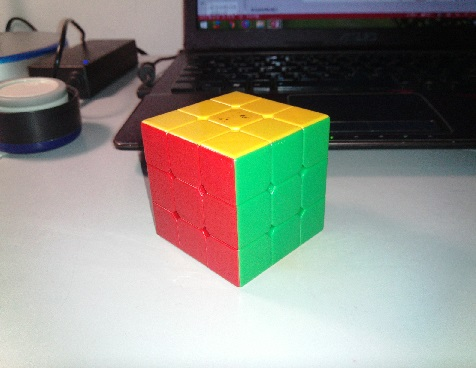
//> input picture opencv/calibration/cube.jpg, 476 x 368 px
$ ./calibration   (built with g++ and OpenCV 4)
//> lines starting //> are read from the running program, lines starting //| are printed output that depends on the picture; after the words box and inside, x2 and y2 are one past the last pixel; in counts of white or black regions, pixels touching at a corner belong together
#include <cv.h>
#include <highgui.h>
#include <stdio.h>
#include <iostream>

#define max(a,b)            (((a) > (b)) ? (a) : (b))
#define min(a,b)            (((a) < (b)) ? (a) : (b))

using namespace std;

bool calibration = 0;
int points_count=0;
float H = 3;
float p[7][2];
float M[4][5];
IplImage* src=0;
IplImage* dst=0;

//注意参数是有符号短整型，该函数的作用是使i限定为[a,b]区间内
int bound(short i,short a,short b)
{
    return min(max(i,min(a,b)),max(a,b));
}


void matrix_multi(float a[4][5], float b[5], float ans[4])
{
    ans[1] = 0;
    ans[2] = 0;
    ans[3] = 0;
    for (int i=1; i<=3; i++)
    {
        for (int j=1; j<=4; j++)
        {
            ans[i] += a[i][j]*b[j];
        }
    }
}

void camera_calibration()
{
    M[3][4] = H;
    M[1][4] = p[1][0] * H;
    M[2][4] = p[1][1] * H;
    M[3][3] = ((p[1][0]-p[2][0])*(p[3][1]-p[4][1])-(p[3][0]-p[4][0])*(p[1][1]-p[2][1]))/((p[2][0]-p[4][0])*(p[3][1]-p[4][1])-(p[3][0]-p[4][0])*(p[2][1]-p[4][1]));
    M[3][2] = ((p[1][0]-p[3][0])*(p[2][1]-p[4][1])-(p[2][0]-p[4][0])*(p[1][1]-p[3][1]))/((p[3][0]-p[4][0])*(p[2][1]-p[4][1])-(p[2][0]-p[4][0])*(p[3][1]-p[4][1]));
    M[1][3] = (p[1][0]*p[3][0]*(p[2][1]-p[4][1])+p[1][0]*p[4][0]*(p[3][1]-p[2][1])+p[2][0]*p[3][0]*(p[4][1]-p[1][1])+p[2][0]*p[4][0]*(p[1][1]-p[3][1]))/((p[2][0]-p[4][0])*(p[3][1]-p[4][1])-(p[3][0]-p[4][0])*(p[2][1]-p[4][1]));
    M[1][2] = (p[1][0]*p[2][0]*(p[3][1]-p[4][1])+p[1][0]*p[4][0]*(p[2][1]-p[3][1])+p[2][0]*p[3][0]*(p[4][1]-p[1][1])+p[3][0]*p[4][0]*(p[1][1]-p[2][1]))/((p[3][0]-p[4][0])*(p[2][1]-p[4][1])-(p[2][0]-p[4][0])*(p[3][1]-p[4][1]));
    M[2][3] = ((p[1][0]*p[2][1]-p[2][0]*p[1][1])*(p[3][1]-p[4][1])+(p[4][0]*p[3][1]-p[3][0]*p[4][1])*(p[1][1]-p[2][1]))/((p[2][0]-p[4][0])*(p[3][1]-p[4][1])-(p[3][0]-p[4][0])*(p[2][1]-p[4][1]));
    M[2][2] = ((p[1][0]*p[3][1]-p[3][0]*p[1][1])*(p[2][1]-p[4][1])+(p[4][0]*p[2][1]-p[2][0]*p[4][1])*(p[1][1]-p[3][1]))/((p[3][0]-p[4][0])*(p[2][1]-p[4][1])-(p[2][0]-p[4][0])*(p[3][1]-p[4][1]));
    M[3][1] = (p[1][1]-p[2][1]-p[5][1]+p[6][1]-(p[2][1]-p[6][1])*M[3][3])/(p[5][1]-p[6][1]);
    M[1][1] = p[5][0]-p[1][0]+p[5][0]*M[3][1];
    M[2][1] = p[5][1]-p[1][1]+p[5][1]*M[3][1];

    cout << "Metrix M" << endl;
    for (int i=1; i<=3; i++)
    {
        for (int j=1; j<=4; j++)
        {
            cout << M[i][j] << ",";
        }
        cout << endl;
    }
    calibration = 1;
}

void on_mouse( int event, int x, int y, int flags, void* ustc)
{
    char temp[16];
    CvPoint pt;
    CvFont font;
    cvInitFont(&font, CV_FONT_HERSHEY_SIMPLEX, 0.5, 0.5, 0, 1, CV_AA);
    CvPoint tmp_pt = {-1,-1};
    CvSize text_size;
    int baseline;

    if( !calibration && event == CV_EVENT_MOUSEMOVE )
    {
        cvCopy(dst,src);

        x=bound(x,0,src->width-1);
        y=bound(y,0,src->height-1);
        pt = cvPoint(x,y);
        cvCircle( src, pt, 2,cvScalar(255,0,0,0) ,CV_FILLED, CV_AA, 0 );

        sprintf(temp,"(%d,%d)",x,y);
        cvGetTextSize(temp,&font,&text_size,&baseline);
        tmp_pt.x = bound(pt.x,0,src->width-text_size.width);
        tmp_pt.y = bound(pt.y,text_size.height+baseline,src->height-1-baseline);
        cvPutText(src,temp, tmp_pt, &font, cvScalar(255, 255, 255, 0));

        cvShowImage( "src", src );
    }
    else if( !calibration && event == CV_EVENT_LBUTTONDOWN )
    {
        //cvCopy(dst,src);
        points_count++;
        cout << "count: " << points_count << endl;
        p[points_count][0] = x;
        p[points_count][1] = y;
        if ( points_count == 6 )
            camera_calibration();

        pt = cvPoint(x,y);
        cvCircle( src, pt, 2,cvScalar(255,0,0,0) ,CV_FILLED, CV_AA, 0 );

        sprintf(temp,"(%d,%d)",x,y);
        cvGetTextSize(temp,&font,&text_size,&baseline);
        tmp_pt.x = bound(pt.x,0,src->width-text_size.width);
        tmp_pt.y = bound(pt.y,text_size.height+baseline,src->height-1-baseline);
        cvPutText(src,temp, tmp_pt, &font, cvScalar(255, 255, 255, 0));

        cvCopy(src,dst);
        cvShowImage( "src", src );
    }
}

int main()
{
    src=cvLoadImage("cube.jpg",1);
//> src is the input picture: 368 rows x 476 cols, CV_8UC3; mean B, G, R 133.5, 143.2, 142.3
    dst=cvCloneImage(src);

    cvNamedWindow("src",1);
    cvSetMouseCallback( "src", on_mouse, 0 );

    cvShowImage("src",src);

    cvWaitKey(0);
//> the left mouse button is pressed and released at (119, 92)
//> in on_mouse, `cvCircle( src, pt, 2,cvScalar(255,0,0,0) ,CV_FILLED, CV_AA, 0 );`: src: 368 rows x 476 cols, CV_8UC3; 27 pixels changed, all inside (x1, y1, x2, y2) = (116, 90, 123, 96)
//> the left mouse button is pressed and released at (357, 92)
//> in on_mouse (call 3), `cvCircle( src, pt, 2,cvScalar(255,0,0,0) ,CV_FILLED, CV_AA, 0 );`: src: 368 rows x 476 cols, CV_8UC3; mean B, G, R 133.8, 143.4, 142.5
//> the left mouse button is pressed and released at (357, 276)
//> in on_mouse (call 5), `cvCircle( src, pt, 2,cvScalar(255,0,0,0) ,CV_FILLED, CV_AA, 0 );`: src: 368 rows x 476 cols, CV_8UC3; mean B, G, R 134.1, 143.7, 142.8
//> in on_mouse (call 5), `cvGetTextSize(temp,&font,&text_size,&baseline);`: text_size = Size(80, 12)
//> in on_mouse (call 5), `tmp_pt.x = bound(pt.x,0,src->width-text_size.width);`: tmp_pt = Point(357, -1)
//> in on_mouse (call 5), `tmp_pt.y = bound(pt.y,text_size.height+baseline,src->height-1-baseline);`: tmp_pt = Point(357, 276)
//> in on_mouse (call 5), `cvPutText(src,temp, tmp_pt, &font, cvScalar(255, 255, 255, 0));`:
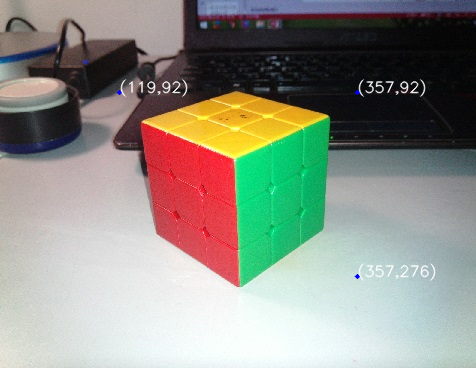
//> src: 368 rows x 476 cols, CV_8UC3; mean B, G, R 134.1, 143.8, 142.9
//> the left mouse button is pressed and released at (119, 276)
//> in on_mouse (call 7), `cvCircle( src, pt, 2,cvScalar(255,0,0,0) ,CV_FILLED, CV_AA, 0 );`: src: 368 rows x 476 cols, CV_8UC3; 27 pixels changed, all inside (x1, y1, x2, y2) = (116, 274, 123, 280)
//> in on_mouse (call 7), `cvPutText(src,temp, tmp_pt, &font, cvScalar(255, 255, 255, 0));`: src: 368 rows x 476 cols, CV_8UC3; mean B, G, R 134.1, 143.8, 142.9

    while ( calibration )
    {
        char temp[64];
        CvPoint pt;
        CvFont font;
        cvInitFont(&font, CV_FONT_HERSHEY_SIMPLEX, 0.5, 0.5, 0, 1, CV_AA);
        CvPoint tmp_pt = {-1,-1};
        CvSize text_size;
        int baseline;

        float X, Y, Z;
        float V[5];
        float ans[4];

        cout << "Input X, Y, Z" << endl;
        cin >> X >> Y >> Z;

        V[1] = X;
        V[2] = Y;
        V[3] = Z;
        V[4] = 1;

        matrix_multi(M, V, ans);
        pt = cvPoint(ans[1]/ans[3], ans[2]/ans[3]);
        cvCircle( src, pt, 2, cvScalar(0, 255, 0, 0), CV_FILLED, CV_AA, 0);

        cout << ans[1]/ans[3] << "," << ans[2]/ans[3] << endl;
        sprintf(temp, "(%.2f, %.2f, %.2f)", V[1]/V[4], V[2]/V[4], V[3]/V[4]);
        cout << temp << endl;
        cvGetTextSize(temp, &font, &text_size, &baseline);
        tmp_pt.x = bound(pt.x, 0, src->width-text_size.width);
        tmp_pt.y = bound(pt.y, text_size.height+baseline, src->height-1-baseline);
        cvPutText(src, temp, tmp_pt, &font, cvScalar(255, 255, 255, 0));

        cvCopy(src, dst);
        cvShowImage("src", src);
        cvWaitKey(0);
    }
    cvDestroyAllWindows();
    cvReleaseImage(&src);
    cvReleaseImage(&dst);

    return 0;
}
